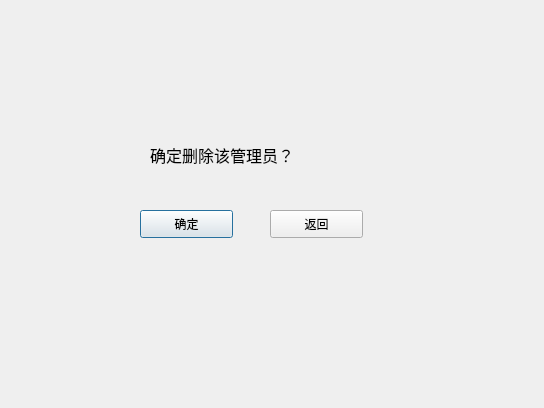
<?xml version="1.0" encoding="UTF-8"?>
<ui version="4.0">
 <class>delete_manager_select</class>
 <widget class="QDialog" name="delete_manager_select">
  <property name="geometry">
   <rect>
    <x>0</x>
    <y>0</y>
    <width>544</width>
    <height>408</height>
   </rect>
  </property>
  <property name="windowTitle">
   <string>Dialog</string>
  </property>
  <widget class="QPushButton" name="pushButton">
   <property name="geometry">
    <rect>
     <x>140</x>
     <y>210</y>
     <width>93</width>
     <height>28</height>
    </rect>
   </property>
   <property name="text">
    <string>确定</string>
   </property>
  </widget>
  <widget class="QLabel" name="label">
   <property name="geometry">
    <rect>
     <x>150</x>
     <y>130</y>
     <width>181</width>
     <height>51</height>
    </rect>
   </property>
   <property name="text">
    <string>&lt;html&gt;&lt;head/&gt;&lt;body&gt;&lt;p&gt;&lt;span style=&quot; font-size:12pt;&quot;&gt;确定删除该管理员？&lt;/span&gt;&lt;/p&gt;&lt;/body&gt;&lt;/html&gt;</string>
   </property>
  </widget>
  <widget class="QPushButton" name="pushButton_2">
   <property name="geometry">
    <rect>
     <x>270</x>
     <y>210</y>
     <width>93</width>
     <height>28</height>
    </rect>
   </property>
   <property name="text">
    <string>返回</string>
   </property>
  </widget>
 </widget>
 <resources/>
 <connections/>
</ui>
